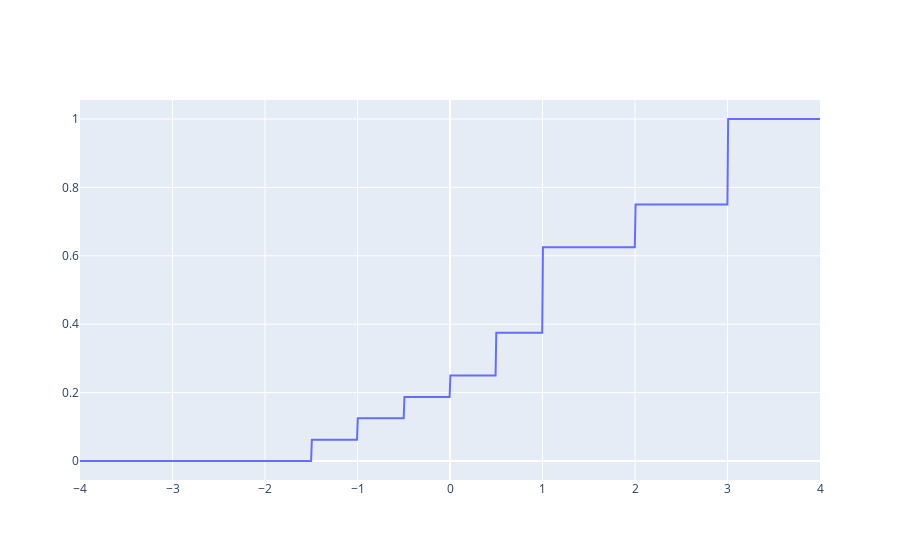

Write notebook code for a chart like this one.
### Code cell
# plot the cdf
X = np.linspace(-4,4,1000).tolist() # sample point
fig = go.Figure(data=go.Scatter(x=X, y=[s._cdf(z) for z in X]))
fig.show()

### Figure 1 — Plotly figure (JSON) as saved in the notebook; plotly's stock layout.template omitted (floating-point values rounded to 4 significant figures; data arrays with more than 128 entries replaced by an {"elided": "..."} marker saying what was removed)
{"data": [{"type": "scatter", "x": {"elided": "1000 float values"}, "y": {"elided": "1000 float values"}}], "layout": {"autosize": true, "xaxis": {"autorange": true, "range": [-4, 4], "type": "linear"}, "yaxis": {"autorange": true, "range": [-0.05556, 1.056], "type": "linear"}}}
